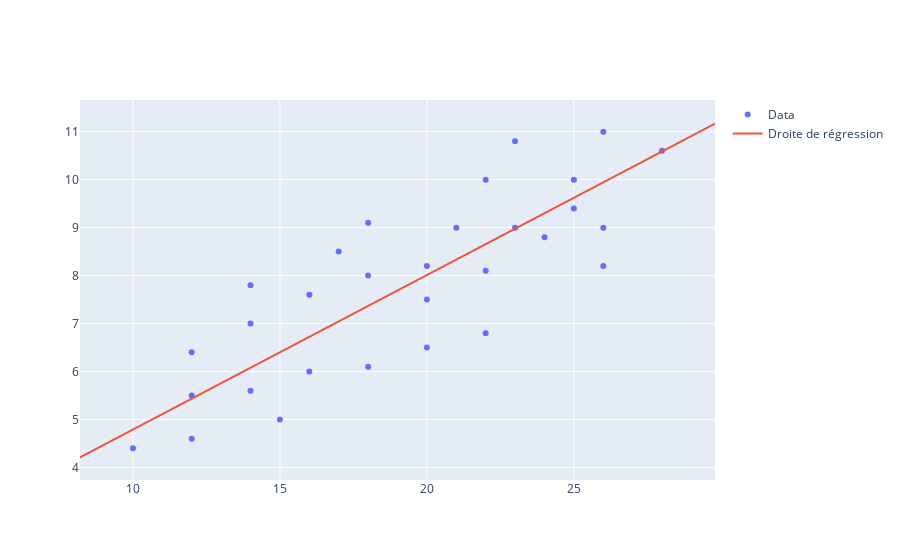

Notebook code for this chart:
### Markdown cell above
Regression linéaire

### Code cell
from source.perceptron import process2_11
process2_11("Datas/table_2_11.csv")

### Figure 1 — Plotly figure (JSON) as saved in the notebook; plotly's stock layout.template omitted (floating-point values rounded to 4 significant figures; data arrays with more than 128 entries replaced by an {"elided": "..."} marker saying what was removed)
{"data": [{"mode": "markers", "name": "Data", "type": "scatter", "x": [10, 14, 12, 18, 16, 14, 22, 28, 26, 16, 23, 25, 20, 20, 24, 12, 15, 18, 14, 26, 25, 17, 12, 20, 23, 22, 26, 22, 18, 21], "y": [4.4, 5.6, 4.6, 6.1, 6, 7, 6.8, 10.6, 11, 7.6, 10.8, 10, 6.5, 8.2, 8.8, 5.5, 5, 8, 7.8, 9, 9.4, 8.5, 6.4, 7.5, 9, 8.1, 8.2, 10, 9.1, 9]}, {"mode": "lines", "name": "Droite de régression", "type": "scatter", "x": {"elided": "400 float values"}, "y": {"elided": "400 float values"}}], "layout": {"xaxis": {"range": [8.2, 29.8]}, "yaxis": {"range": [3.74, 11.66]}}}
